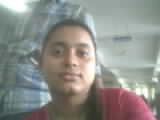
#> input picture residents/20260406172247.jpg, 160 x 120 px
$ python webcam_test_ard.py
#> lines starting #> are read from the running program, lines starting #| are printed output that depends on the picture; after the words box and inside, x2 and y2 are one past the last pixel; in counts of white or black regions, pixels touching at a corner belong together
### email_service_ard.py
"""
Email Service for sending OTP notifications
"""

import smtplib
from email.mime.text import MIMEText
from email.mime.multipart import MIMEMultipart
from email.mime.image import MIMEImage
from datetime import datetime
import os


class EmailService:
    def __init__(self):
        self.sender_email = os.getenv('SENDER_EMAIL', 'visitorchecki@gmail.com')
        self.sender_password = os.getenv('SENDER_PASSWORD', 'jrum xlan wnld jiug')

    # [95 lines left out: functions send_otp_to_roommates, send_high_risk_alert, not called in this run]

### webcam_test_ard.py
import cv2
import random
import time
import sqlite3
import os
import numpy as np
from datetime import datetime
from email_service_ard import EmailService

# =========================
# INIT
# =========================
email_service = EmailService()

print("Webcam Test System (OpenCV LBPH) running... Press ESC to exit")

def send_lcd(msg):
    print(f"[LCD SIMULATOR] {msg}")

ROOMS = {
    "101": [{"name": "Rishitha", "email": "rishithav19@gmail.com"}],
    "102": [{"name": "Friend", "email": "friend@gmail.com"}]
}

# =========================
# LOAD RESIDENT FACES (LBPH)
# =========================
cascade_path = cv2.data.haarcascades + 'haarcascade_frontalface_default.xml'
face_cascade = cv2.CascadeClassifier(cascade_path)

if face_cascade.empty():
    print("Error: Could not load face cascade. Is OpenCV fully installed?")
    exit(1)

try:
    recognizer = cv2.face.LBPHFaceRecognizer_create()
except AttributeError:
    print("Error: Could not find LBPHFaceRecognizer.")
    print("Please run: pip install opencv-contrib-python")
    exit(1)

face_samples = []
face_ids = []
id_to_name = {}
current_id = 0

if not os.path.exists("residents"):
    os.makedirs("residents")

print("Traversing residents directory...")
for filename in os.listdir("residents"):
    if filename.lower().endswith((".jpg", ".jpeg", ".png")):
        filepath = os.path.join("residents", filename)

        img = cv2.imread(filepath, cv2.IMREAD_GRAYSCALE)
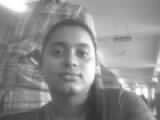
#> img: shape (120, 160); min 50, max 255, mean 141
        if img is None:
            print(f"Error loading image {filename}. Skipping...")
            continue

        faces = face_cascade.detectMultiScale(img, scaleFactor=1.1, minNeighbors=5, minSize=(30, 30))
#> faces = [[39, 28, 62, 62]]

        name = os.path.splitext(filename)[0]
        if len(faces) == 0:
            print(f"Warning: No face detected in {filename}. Please provide a clearer photo.")
            continue

        for (x, y, w, h) in faces:
            face_roi = img[y:y+h, x:x+w]
            face_samples.append(face_roi)

            if name not in id_to_name.values():
                id_to_name[current_id] = name
                current_id += 1

            assigned_id = [k for k, v in id_to_name.items() if v == name][0]
            face_ids.append(assigned_id)
            print(f"Loaded face for {name} with ID {assigned_id}")
#> this loop made 1 pass
#> (x, y, w, h, current_id, assigned_id) on pass 1: (39, 28, 62, 62, 1, 0)
#| Loaded face for 20260406172247 with ID 0
#> pass 1, `face_roi = img[y:y+h, x:x+w]`:
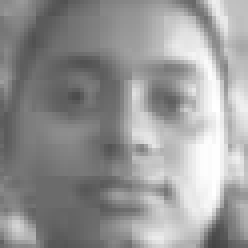
#> face_roi: shape (62, 62) (shown 4 times larger); min 68, max 255, mean 150.3
#> after the loop, current_id = 1; face_ids = [0]; face_samples = 1 item; id_to_name = {0: '20260406172247'}
#> pass 2 of the loop `for filename in os.listdir("residents"):`:
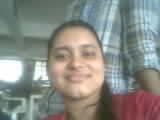
#> input picture residents/20260406172345.jpg, 160 x 120 px
#> `img = cv2.imread(filepath, cv2.IMREAD_GRAYSCALE)`:
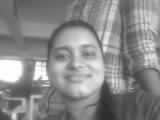
#> img: shape (120, 160); min 41, max 255, mean 136.6
#> `faces = face_cascade.detectMultiScale(img, scaleFactor=1.1, minNeighbo..`: faces = [[44, 29, 64, 64]]
#> the loop `for (x, y, w, h) in faces:` made 1 pass
#> (x, y, w, h, current_id, assigned_id) on pass 1: (44, 29, 64, 64, 2, 1)
#> (printed output is left out)
#> pass 1, `face_roi = img[y:y+h, x:x+w]`:
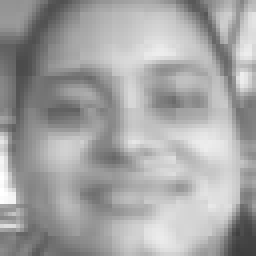
#> face_roi: shape (64, 64) (shown 4 times larger); min 62, max 255, mean 164.4
#> after the loop `for (x, y, w, h) in faces:`: current_id = 2; face_ids = [0, 1]; face_samples = 2 items; id_to_name = {0: '20260406172247', 1: '20260406172345'}
#> pass 3 of the loop `for filename in os.listdir("residents"):`:
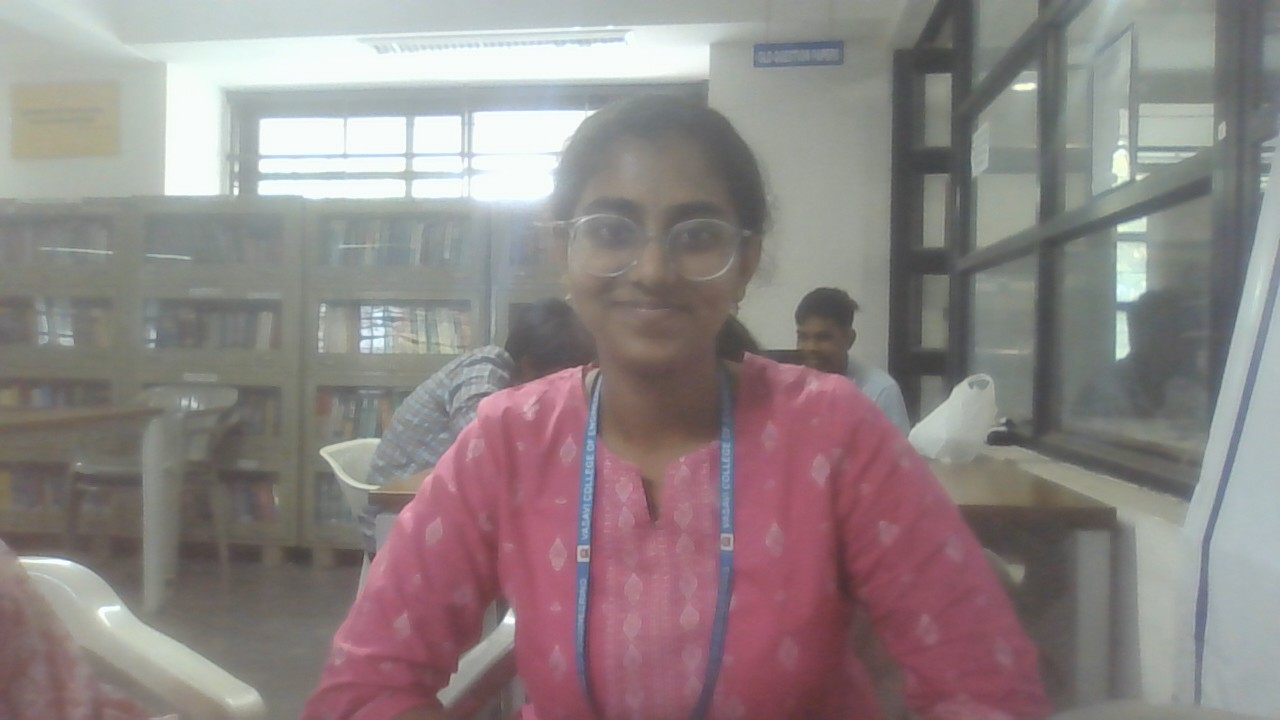
#> input picture residents/Shravya.jpg, 1280 x 720 px
#> img: shape (720, 1280)
#> `faces = face_cascade.detectMultiScale(img, scaleFactor=1.1, minNeighbo..`: faces = [[252, 508, 136, 136], [555, 154, 203, 203]]
#> the loop `for (x, y, w, h) in faces:` made 2 passes
#> (x, y, w, h, current_id, assigned_id) on pass 1: (252, 508, 136, 136, 3, 2)
#> (printed output is left out)
#> pass 1, `face_roi = img[y:y+h, x:x+w]`:
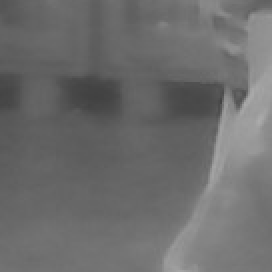
#> face_roi: shape (136, 136) (shown 2 times larger); min 65, max 172, mean 108.5
#> pass 2, `face_roi = img[y:y+h, x:x+w]`:
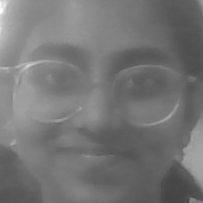
#> face_roi: shape (203, 203); min 66, max 253, mean 116.9
#> after the loop `for (x, y, w, h) in faces:`: current_id = 3; face_ids = [0, 1, 2, 2]; face_samples = 4 items; id_to_name = {0: '20260406172247', 1: '20260406172345', 2: 'Shravya'}

if len(face_samples) > 0:
    print(f"Training recognizer on {len(face_samples)} face samples...")
#> (printed output is left out)
    recognizer.train(face_samples, np.array(face_ids))
    print("Training complete!")
else:
    print("No faces could be processed. Everyone will be marked as 'Visitor'.")

# =========================
# DATABASE & LOGS
# =========================
def log_event(person_type, status, room, image_path):
    try:
        conn = sqlite3.connect("visitor_logs.db")
        cursor = conn.cursor()
        cursor.execute("""
        INSERT INTO logs (timestamp, person_type, status, room, image_path)
        VALUES (?, ?, ?, ?, ?)
        """, (datetime.now().strftime("%Y-%m-%d %H:%M:%S"), person_type, status, room, image_path))
        conn.commit()
        conn.close()
    except Exception as e:
        print(f"Database error: {e}")

def send_request(endpoint):
    print(f"[ESP32 SIMULATOR] Activating endpoint: {endpoint}\n")

# =========================
# MAIN CAMERA LOOP
# =========================
cap = cv2.VideoCapture(0)
if not cap.isOpened():
    print("ERROR: Cannot open webcam. Make sure your laptop webcam is not in use.")
    exit(1)

last_detection_time = 0
COOLDOWN = 5

while True:
    ret, frame = cap.read()
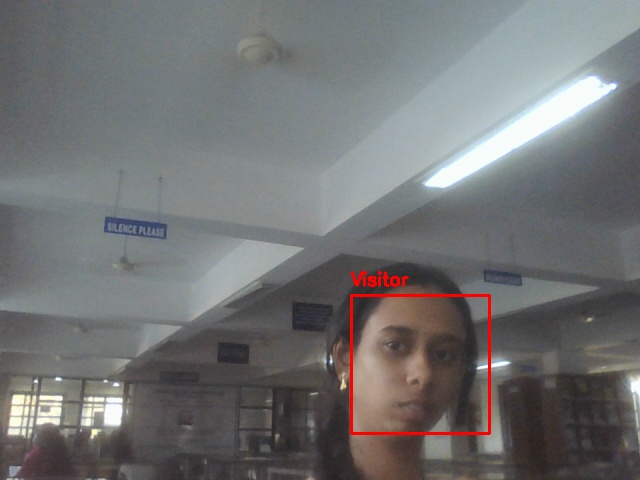
#> input picture visitor_1775474540.jpg, 640 x 480 px, given in place of the camera
#> frame is the input picture: shape (480, 640, 3); mean B, G, R 114.7, 114.2, 113.7
    if not ret or frame is None:
        print("Failed to read from webcam.")
        time.sleep(1)
        continue

    frame = cv2.resize(frame, (640, 480))
    gray = cv2.cvtColor(frame, cv2.COLOR_BGR2GRAY)
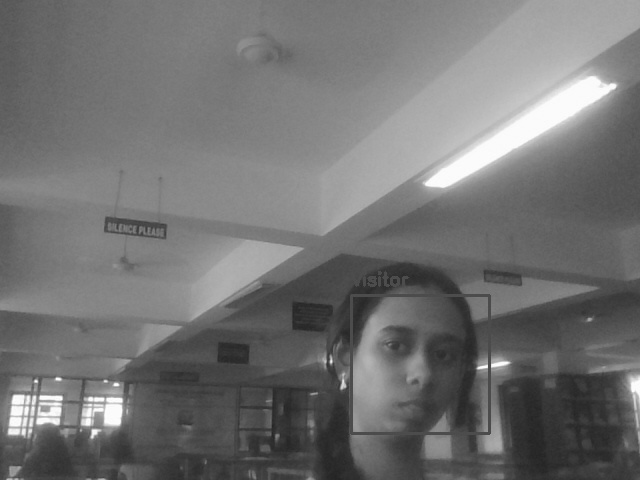
#> gray: shape (480, 640); min 35, max 255, mean 114.1

    # Detect faces using the same Cascade
    faces = face_cascade.detectMultiScale(gray, scaleFactor=1.1, minNeighbors=5, minSize=(30, 30))
#> faces = [[351, 294, 140, 140]]
    current_time = time.time()

    frame_has_resident = False
    best_resident_name = "Visitor"

    for (x, y, w, h) in faces:
        face_roi = gray[y:y+h, x:x+w]

        name = "Visitor"
        is_resident = False

        # Test against recognizer
        if len(face_samples) > 0:
            label_id, confidence = recognizer.predict(face_roi)
            # Distance less than 95 is generally a more lenient match
            if confidence < 95:
                name = id_to_name.get(label_id, "Unknown")
                is_resident = True
                frame_has_resident = True
                best_resident_name = name

        # =========================
        # DRAW BOUDING BOX
        # =========================
        color = (0, 255, 0) if is_resident else (0, 0, 255)
        cv2.rectangle(frame, (x, y), (x+w, y+h), color, 2)
        cv2.putText(frame, name, (x, y - 10), cv2.FONT_HERSHEY_SIMPLEX, 0.6, color, 2)
#> this loop made 1 pass
#> (x, y, w, h, name, is_resident, label_id, confidence) on pass 1: (351, 294, 140, 140, 'Shravya', True, 2, 85.83)
#> pass 1, `face_roi = gray[y:y+h, x:x+w]`:
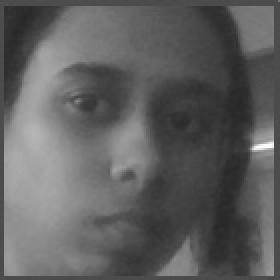
#> face_roi: shape (140, 140) (shown 2 times larger); min 39, max 253, mean 95.4
#> after the loop:
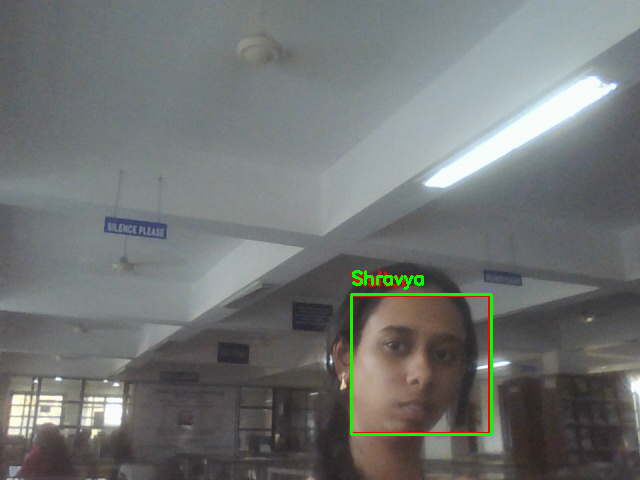
#> frame: shape (480, 640, 3); 0.72% of pixels changed, all inside (x1, y1, x2, y2) = (350, 270, 493, 436)

    # =========================
    # ACTION TRIGGER
    # =========================
    if len(faces) > 0 and (current_time - last_detection_time > COOLDOWN):
        image_path = f"visitor_{int(time.time())}.jpg"
        cv2.imwrite(image_path, frame)

        if frame_has_resident:
            print(f"\n✅ {best_resident_name} → Access Granted")
#| ✅ Shravya → Access Granted
            send_lcd("Access Granted")
            send_request("open")
            log_event(best_resident_name, "GRANTED", "-", image_path)
        else:
            print("\n🚨 Visitor → OTP Required")
            send_lcd("Enter Room No")

            # Release webcam so the user can use terminal without the video completely freezing
            cap.release()
            cv2.destroyAllWindows()

            print("\n" + "="*40)
            room = input(">>> PLEASE GO TO TERMINAL. Enter Room Number (e.g. 101): ")
            print("="*40)

            if room not in ROOMS:
                print("❌ Invalid Room")
                send_lcd("Invalid Room")
                cap = cv2.VideoCapture(0)
                last_detection_time = time.time()
                continue

            send_lcd(f"Room {room}")
            otp = random.randint(1000, 9999)

            print(f"Attempting to send OTP email to Room {room} occupants...")
            email_service.send_otp_to_roommates(
                room_number=room,
                roommates=ROOMS[room],
                otp_code=otp,
                image_path=image_path
            )

            print("Email service triggered\n")
            send_lcd("Check Email")
            time.sleep(2)

            send_lcd("Enter OTP")

            print("\n" + "="*40)
            user_input = input(">>> PLEASE GO TO TERMINAL. Enter OTP from email: ")
            print("="*40)

            if user_input == str(otp):
                print("✅ OTP Correct - Access Granted")
                send_lcd("Access Granted")
                send_request("open")
                log_event("Visitor", "GRANTED", room, image_path)
            else:
                print("❌ Incorrect OTP - Access Denied")
                send_lcd("Access Denied")
                send_request("close")
                log_event("Visitor", "DENIED", room, image_path)

            cap = cv2.VideoCapture(0)
            time.sleep(2)

        last_detection_time = time.time()

    cv2.imshow("Smart Visitor System - Local Setup", frame)

    if cv2.waitKey(1) & 0xFF == 27: # ESC key
#> (key Esc is pressed here)
        break

cap.release()
cv2.destroyAllWindows()
